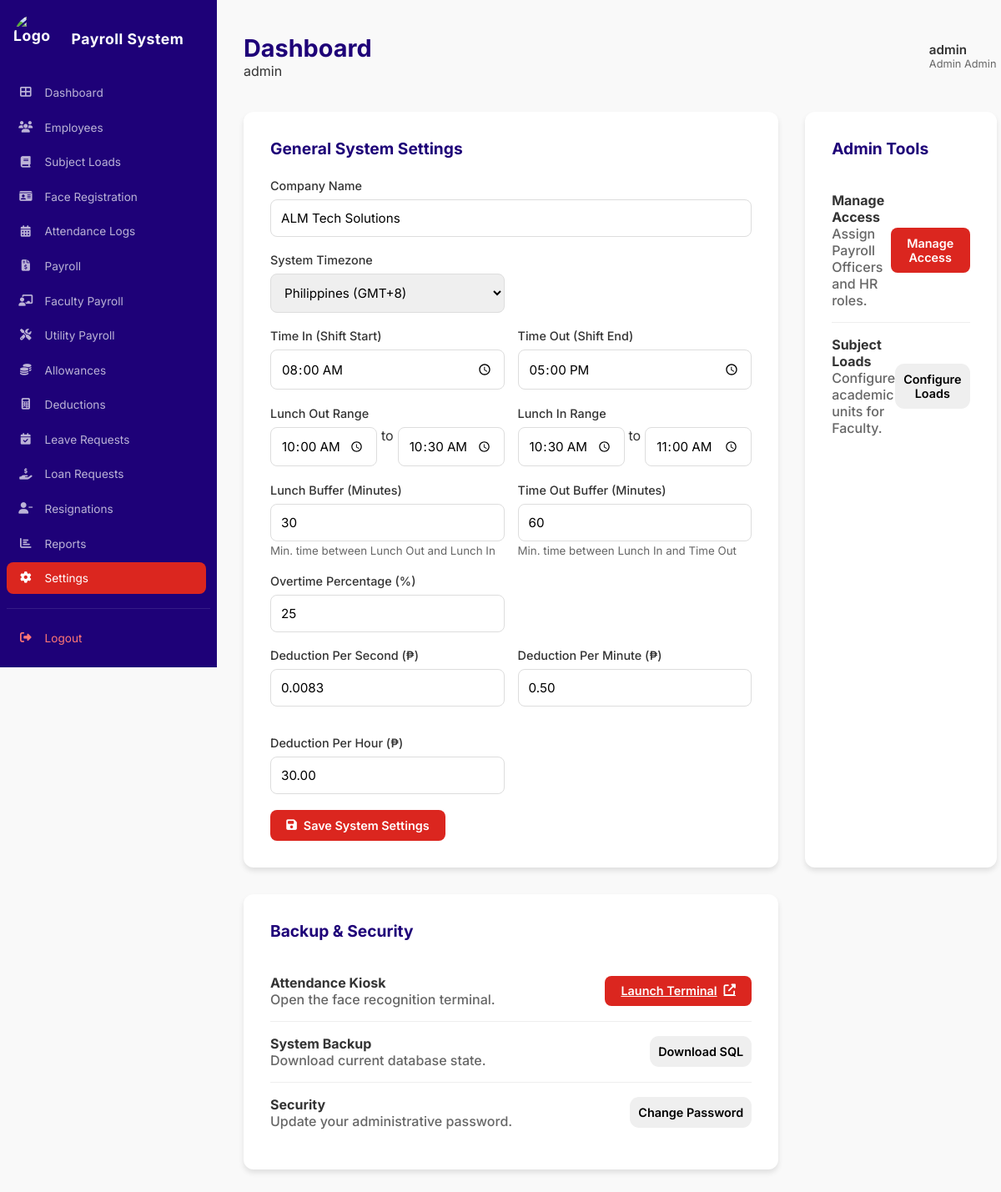
Page /AI-ML-Test-Bench/index.php?page=settings (signed in) on the committed database.
### tables this page shows
CREATE TABLE IF NOT EXISTS companies (
    id INT AUTO_INCREMENT PRIMARY KEY,
    name VARCHAR(255) NOT NULL,
    admin_email VARCHAR(255) UNIQUE NOT NULL,
    timezone VARCHAR(100) DEFAULT 'Asia/Manila',
    work_start TIME DEFAULT '08:00:00',
    work_end TIME DEFAULT '17:00:00',
    lunch_start TIME DEFAULT '10:00:00',
    lunch_end TIME DEFAULT '11:00:00',
    lunch_out_start TIME DEFAULT '10:00:00',
    lunch_out_end TIME DEFAULT '10:30:00',
    lunch_in_start TIME DEFAULT '10:30:00',
    lunch_in_end TIME DEFAULT '11:00:00',
    lunch_buffer INT DEFAULT 30,
    checkout_buffer INT DEFAULT 60,
    ot_percentage INT DEFAULT 25,
    deduction_per_sec DECIMAL(10, 4) DEFAULT 0.0083,
    deduction_per_min DECIMAL(10, 2) DEFAULT 0.50,
    deduction_per_hour DECIMAL(10, 2) DEFAULT 30.00,
    biometric_match_threshold DECIMAL(10, 2) DEFAULT 0.60,
    biometric_duplicate_threshold DECIMAL(10, 2) DEFAULT 0.38,
    biometric_ambiguity_ratio DECIMAL(10, 2) DEFAULT 1.05,
    created_at TIMESTAMP DEFAULT CURRENT_TIMESTAMP
);

### AI-ML-Test-Bench/pages/admin_hr/pages/settings.php (called while the page is built)
<?php include __DIR__ . '/../../shared/settings.php'; ?>

### AI-ML-Test-Bench/pages/shared/settings.php (the view, shortened to what this page needs)
<?php
$stmt_company = $pdo->prepare("SELECT * FROM companies WHERE id = ?");
$stmt_company->execute([$_SESSION['company_id']]);
$company = $stmt_company->fetch();
?>
<section id="settings" class="page">
    <div class="settings-container">
        <div class="settings-card">
            <h3>General System Settings</h3>
            <form id="settingsForm">
                <div class="form-group">
                    <label>Company Name</label>
                    <input type="text" name="companyName" value="<?php echo $company['name']; ?>">
                </div>
                <div class="form-row">
                    <div class="form-group">
                        <label>System Timezone</label>
                        <select name="timezone" class="form-control">
                            <?php
                            $timezones = [
                                'Asia/Manila' => 'Philippines (GMT+8)',
                                'UTC' => 'UTC / GMT',
                                'Asia/Singapore' => 'Singapore (GMT+8)',
                                'Asia/Hong_Kong' => 'Hong Kong (GMT+8)',
                                'Asia/Tokyo' => 'Tokyo (GMT+9)',
                                'Australia/Sydney' => 'Sydney (GMT+11)',
                                'Europe/London' => 'London (GMT+0)',
                                'America/New_York' => 'New York (GMT-5)',
                                'America/Los_Angeles' => 'Los Angeles (GMT-8)'
                            ];
                            foreach ($timezones as $tz => $label) {
                                $selected = ($company['timezone'] === $tz) ? 'selected' : '';
                                echo "<option value=\"$tz\" $selected>$label</option>";
                            }
                            ?>
                        </select>
                    </div>
                </div>
                <div class="form-row">
                    <div class="form-group">
                        <label>Time In (Shift Start)</label>
                        <input type="time" name="workStart" value="<?php echo $company['work_start']; ?>">
                    </div>
                    <div class="form-group">
                        <label>Time Out (Shift End)</label>
                        <input type="time" name="workEnd" value="<?php echo $company['work_end']; ?>">
                    </div>
                </div>
                <div class="form-row">
                    <div class="form-group">
                        <label>Lunch Out Range</label>
                        <div style="display:flex; gap:5px;">
                            <input type="time" name="lunchOutStart" value="<?php echo $company['lunch_out_start'] ?? '10:00'; ?>">
                            <span>to</span>
                            <input type="time" name="lunchOutEnd" value="<?php echo $company['lunch_out_end'] ?? '10:30'; ?>">
                        </div>
                    </div>
                    <div class="form-group">
                        <label>Lunch In Range</label>
                        <div style="display:flex; gap:5px;">
                            <input type="time" name="lunchInStart" value="<?php echo $company['lunch_in_start'] ?? '10:30'; ?>">
                            <span>to</span>
                            <input type="time" name="lunchInEnd" value="<?php echo $company['lunch_in_end'] ?? '11:00'; ?>">
                        </div>
                    </div>
                </div>
                <div class="form-row">
                    <div class="form-group">
                        <label>Lunch Buffer (Minutes)</label>
                        <input type="number" name="lunchBuffer" value="<?php echo $company['lunch_buffer'] ?? '30'; ?>" min="0">
                        <small class="text-muted">Min. time between Lunch Out and Lunch In</small>
                    </div>
                    <div class="form-group">
                        <label>Time Out Buffer (Minutes)</label>
                        <input type="number" name="checkoutBuffer" value="<?php echo $company['checkout_buffer'] ?? '60'; ?>" min="0">
                        <small class="text-muted">Min. time between Lunch In and Time Out</small>
                    </div>
                </div>
                <div class="form-row">
                    <div class="form-group">
                        <label>Overtime Percentage (%)</label>
                        <input type="number" name="otPercentage" value="<?php echo $company['ot_percentage'] ?? '25'; ?>" min="0">
                    </div>
                </div>
                <div class="form-row">
                    <div class="form-group">
                        <label>Deduction Per Second (₱)</label>
                        <input type="number" step="0.0001" name="deductionPerSec" value="<?php echo $company['deduction_per_sec'] ?? '0.0083'; ?>">
                    </div>
                    <div class="form-group">
                        <label>Deduction Per Minute (₱)</label>
                        <input type="number" step="0.01" name="deductionPerMin" value="<?php echo $company['deduction_per_min'] ?? '0.50'; ?>">
                    </div>
                    <div class="form-group">
                        <label>Deduction Per Hour (₱)</label>
                        <input type="number" step="0.01" name="deductionPerHour" value="<?php echo $company['deduction_per_hour'] ?? '30.00'; ?>">
                    </div>
                </div>
                <button type="button" class="btn btn-primary" id="saveSettingsBtn" onclick="saveSettings()">
                    <i class="fas fa-save"></i> Save System Settings
                </button>
            </form>
        </div>
        <?php if (in_array($role, ['Admin', 'HR', 'Payroll Officer'])): ?>
        <div class="settings-card">
            <h3>Admin Tools</h3>
            <div class="setting-item">
                <div>
                    <strong>Manage Access</strong>
                    <p class="small text-muted">Assign Payroll Officers and HR roles.</p>
                </div>
                <button class="btn btn-primary btn-sm" onclick="showPage('assign_payroll')">Manage Access</button>
            </div>
            <div class="setting-item">
                <div>
                    <strong>Subject Loads</strong>
                    <p class="small text-muted">Configure academic units for Faculty.</p>
                </div>
                <button class="btn btn-secondary btn-sm" onclick="showPage('subject_loads')">Configure Loads</button>
            </div>
        </div>
        <?php endif; ?>
        <div class="settings-card">
            <h3>Backup & Security</h3>
            <div class="setting-item">
                <div>
                    <strong>Attendance Kiosk</strong>
                    <p class="small text-muted">Open the face recognition terminal.</p>
                </div>
                <a href="kiosk.php?company_id=<?php echo $_SESSION['company_id']; ?>" target="_blank" class="btn btn-primary btn-sm">
                    Launch Terminal <i class="fas fa-external-link-alt"></i>
                </a>
            </div>
            <div class="setting-item">
                <div>
                    <strong>System Backup</strong>
                    <p class="small text-muted">Download current database state.</p>
                </div>
                <button class="btn btn-secondary btn-sm" onclick="Swal.fire({ icon: 'info', title: 'Backup Note', text: 'Backup functionality is handled via MySQL Workbench or phpMyAdmin for security.', confirmButtonColor: '#1e0178' })">Download SQL</button>
            </div>
            <div class="setting-item">
                <div>
                    <strong>Security</strong>
                    <p class="small text-muted">Update your administrative password.</p>
                </div>
                <button class="btn btn-secondary btn-sm" onclick="openModal('passwordModal')">Change Password</button>
            </div>
        </div>
    </div>
</section>

### rows in the picture
companies: companyName "ALM Tech Solutions", workStart "08:00:00", workEnd "17:00:00", lunchOutStart "10:00:00", lunchOutEnd "10:30:00", lunchInStart "10:30:00", lunchInEnd "11:00:00", lunchBuffer "30", checkoutBuffer "60", otPercentage "25", deductionPerSec "0.0083", deductionPerMin "0.50", deductionPerHour "30.00"

### other values in the picture
$company_name "admin"
$full_name "admin"
$role "Admin"
form field timezone "Philippines (GMT+8)"
